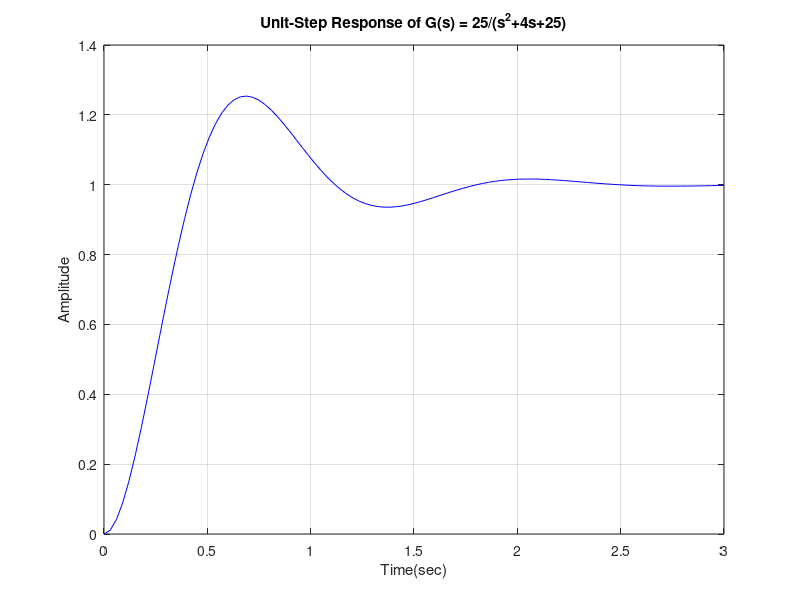

MATLAB code for this plot:
pkg load control
% Step response curve of a standard second order system
% Enter the numerator and denominator of the transfer function
num = [0 0 25];
den = [1 4 25];
sys = tf(num,den);
[y,t,x] = step(sys);
plot(t,y,'b')
grid on
xlabel('Time(sec)')
ylabel('Amplitude')
title('Unit-Step Response of G(s) = 25/(s^2+4s+25)')